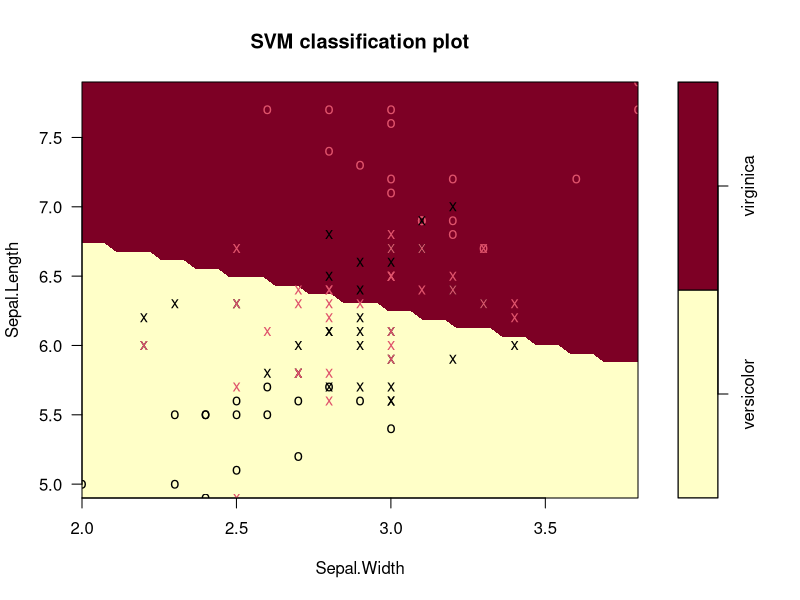

Source code (R):
require(e1071)

# Subset the iris dataset to only 2 labels and 2 features
iris.part = subset(iris, Species != 'setosa')
iris.part$Species = factor(iris.part$Species)
iris.part = iris.part[, c(1,2,5)]

# Fit svm model
fit = svm(Species ~ ., data=iris.part, type='C-classification', kernel='linear')

# Make a plot of the model
dev.new(width=5, height=5)
plot(fit, iris.part)

# Tabulate actual labels vs. fitted labels
pred = predict(fit, iris.part)
table(Actual=iris.part$Species, Fitted=pred)
prop.table(table(Actual=iris.part$Species, Fitted=pred))

# Obtain feature weights
w = t(fit$coefs) %*% fit$SV

# Calculate decision values manually
iris.scaled = scale(iris.part[,-3], fit$x.scale[[1]], fit$x.scale[[2]]) 
t(w %*% t(as.matrix(iris.scaled))) - fit$rho

# Should equal...
fit$decision.values


mine <- data.frame(Sepal.Width=c(3,3),Sepal.Length=c(6,7))
predict(fit,mine,decision.values=T)
predict(fit,mine)
